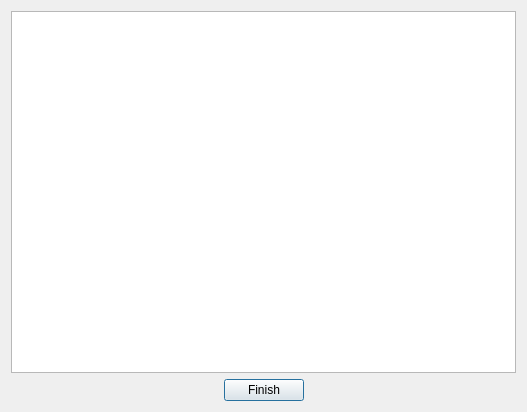
<?xml version="1.0" encoding="UTF-8"?>
<ui version="4.0">
 <class>RunSeqDialogClass</class>
 <widget class="QDialog" name="RunSeqDialogClass">
  <property name="geometry">
   <rect>
    <x>0</x>
    <y>0</y>
    <width>527</width>
    <height>412</height>
   </rect>
  </property>
  <property name="windowTitle">
   <string>Run selected sequence</string>
  </property>
  <layout class="QVBoxLayout" name="verticalLayout">
   <item>
    <widget class="QListWidget" name="seqListWidget"/>
   </item>
   <item>
    <layout class="QHBoxLayout" name="horizontalLayout">
     <item>
      <spacer name="horizontalSpacer">
       <property name="orientation">
        <enum>Qt::Orientation::Horizontal</enum>
       </property>
       <property name="sizeHint" stdset="0">
        <size>
         <width>40</width>
         <height>20</height>
        </size>
       </property>
      </spacer>
     </item>
     <item>
      <widget class="QPushButton" name="finishPushButton">
       <property name="text">
        <string>Finish</string>
       </property>
      </widget>
     </item>
     <item>
      <spacer name="horizontalSpacer_2">
       <property name="orientation">
        <enum>Qt::Orientation::Horizontal</enum>
       </property>
       <property name="sizeHint" stdset="0">
        <size>
         <width>40</width>
         <height>20</height>
        </size>
       </property>
      </spacer>
     </item>
    </layout>
   </item>
  </layout>
 </widget>
 <layoutdefault spacing="6" margin="11"/>
 <resources/>
 <connections/>
</ui>
